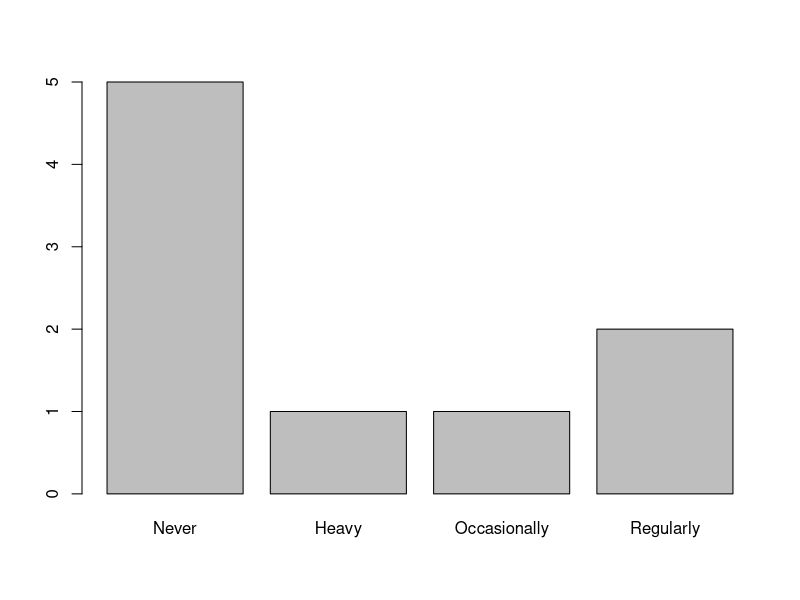
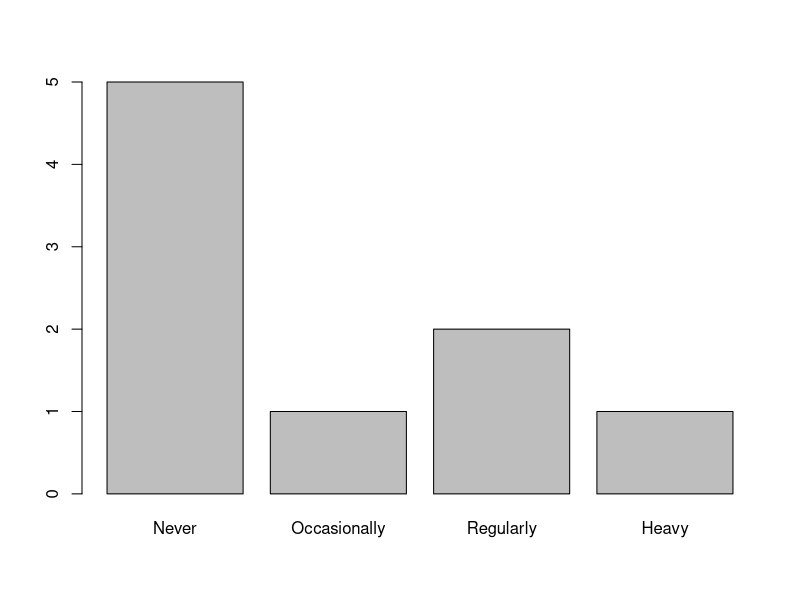

The R source for these figures, in order:
## ---- chunk 1
library(tidyverse)
library(palmerpenguins)
## ---- chunk 2
smoke <- c("Never", "Never", "Heavy", "Never", "Occasionally","Never", "Never", "Regularly", "Regularly", "No")
## ---- chunk 3
table(smoke)
## ---- chunk 4
smoke_factor <- factor(smoke)
smoke_factor
## ---- chunk 5
levels(smoke_factor)
## ---- chunk 6
smoke_factor <- factor(
  smoke,
  # allowed levels
  levels = c("Never", "Heavy", "Occasionally", "Regularly") 
)

levels(smoke_factor)
smoke_factor
## ---- chunk 7
barplot(table(smoke_factor))

smoke_factor <- factor(
  smoke,
  # allowed levels in some desired order
  levels = c("Never", "Occasionally", "Regularly", "Heavy") 
)

barplot(table(smoke_factor))
## ---- chunk 8
smoke_factor <- factor(
  smoke,
  # create allowed levels in some desired order
  levels = c("Never", "Occasionally", "Regularly", "Heavy"),
  # logical flag to determine if the levels should be regarded as ordered (in the order given) for any comparisons
  ordered = TRUE
  )

smoke_factor
## ---- chunk 9
smoke_factor
smoke_factor > "Occasionally"

# how many survey respondents smoke more than Occasionally
sum(smoke_factor > "Occasionally", na.rm = TRUE)
## ---- chunk 10
smoke
smoke_factor
is.na(smoke_factor)
which(is.na(smoke_factor))
smoke[which(is.na(smoke_factor))]
## ---- chunk 11
levels(smoke_factor)
smoke_factor <- addNA(smoke_factor)
levels(smoke_factor)
smoke_factor
## ---- chunk 12
levels(smoke_factor)
levels(smoke_factor)[5]
levels(smoke_factor)[5] <- "Invalid answer"
levels(smoke_factor)
smoke_factor
## ---- chunk 13
smoke_factor <- factor(
  smoke,
  levels = c("Never","Occasionally","Regularly","Heavy","Constantly"),
  ordered = TRUE
  )

levels(smoke_factor)
table(smoke_factor)
smoke_factor <- droplevels(smoke_factor)
levels(smoke_factor)
table(smoke_factor)
## ---- chunk 14
# create our factor vector as usual
smoke_factor <- factor(
  smoke,
  levels = c("Never","Occasionally","Regularly","Heavy"),
  ordered = TRUE
  )
smoke_factor

# recode levels that are not "Never" to "Yes"
levels(smoke_factor)
levels(smoke_factor)[2:4] 
levels(smoke_factor)[2:4] <- "Yes"
levels(smoke_factor)
smoke_factor
table(smoke_factor)
## ---- chunk 15
age_group <- c(
  "35-50",
  "25-34",
  "50-65",
  "65+",
  "18-24",
  "18-24",
  "50-65",
  "35-50",
  "50-65",
  "18-24",
  "18-24",
  "65+",
  "65+"
  )

# your code here               
table(age_group)

age_group_factor <- factor(age_group,
       levels=c("18-24", "25-34", "35-50", "50-65", "65+"),
       ordered = TRUE)
age_group_factor

## ---- chunk 16
cer <- read_csv("data/cervical_cancer_data.csv")


## ---- chunk 17
# df: 
# col: 

# make a factor

# add NA as an explicit level


# recode NA into "Invalid Answer"


## ---- chunk 18
NA  
y <- c("dog", "cat", NA, NA, "bird")
y
x <- c(NA, 2, NA, 4, NA, 6, NA, 6, 6, 4)
x

is.na(y)
is.na(x)  
## ---- chunk 19
sum(is.na(x))

sum(c(TRUE, FALSE))
x
sum(is.na(x))  
## ---- chunk 20
mean(x)
mean(x, na.rm=TRUE)
## ---- chunk 21
penguins$bill_length_mm

is.na(penguins$bill_length_mm)


!is.na(penguins$bill_length_mm)  # ! is not


penguins[ !is.na(penguins$bill_length_mm)   ,  ]

dim(penguins)

# not missing bill length AND bill length < 34

!is.na(penguins$bill_length_mm) &  penguins$bill_length_mm < 34

penguins[!is.na(penguins$bill_length_mm) & penguins$bill_length_mm < 34, ]
dim(penguins[!is.na(penguins$bill_length_mm) & penguins$bill_length_mm < 34, ])

penguins[penguins$bill_length_mm < 34, ]
dim(penguins[penguins$bill_length_mm < 34, ])
## ---- chunk 22
complete.cases(penguins)

penguins[ !complete.cases(penguins) , ]


dim(penguins)

penguins[complete.cases(penguins), ] ## effectively drops rows with any missing values
dim(penguins[complete.cases(penguins), ])
## ---- chunk 23
na.omit(penguins) # is the same as code chunk above
dim(na.omit(penguins))
## ---- chunk 24
penguins$bill_depth_mm 
is.na(penguins$bill_depth_mm)
sum(is.na(penguins$bill_depth_mm))


is.na(penguins$bill_depth_mm) # missing
!is.na(penguins$bill_depth_mm) # not missing
penguins$bill_depth_mm[ !is.na(penguins$bill_depth_mm) ] # index with not missing
mean(penguins$bill_depth_mm[ !is.na(penguins$bill_depth_mm) ]) # mean of not missing
## ---- chunk 25

## ---- chunk 26

